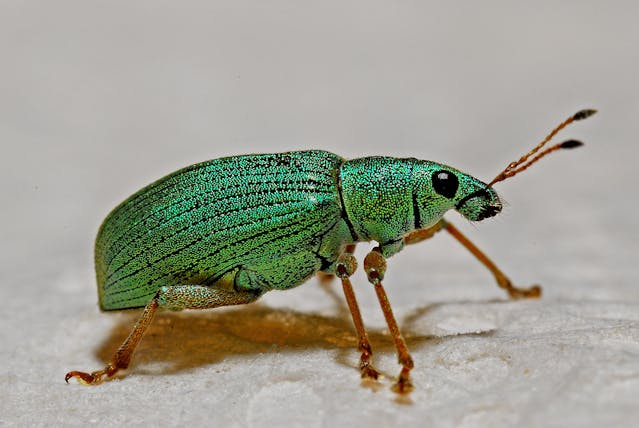
#> input picture insect.jpg, 639 x 428 px, found by its file name
$ python lineDetection.py
#> lines starting #> are read from the running program, lines starting #| are printed output that depends on the picture; after the words box and inside, x2 and y2 are one past the last pixel; in counts of white or black regions, pixels touching at a corner belong together
import cv2
import numpy as np
import matplotlib.pyplot as plt

img_path = r"C:\Users\Aliyan Sajid\Desktop\Codes\insect.jpg"
img = cv2.imread(img_path)
#> img is the input picture: shape (428, 639, 3); mean B, G, R 146.4, 159.3, 159.5

if img is not None:
    gray = cv2.cvtColor(img, cv2.COLOR_BGR2GRAY)
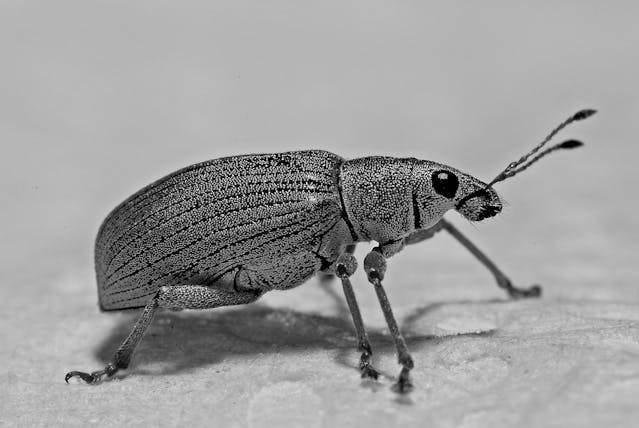
#> gray: shape (428, 639); min 0, max 249, mean 157.9
    edges = cv2.Canny(gray, 50, 150, apertureSize=3)
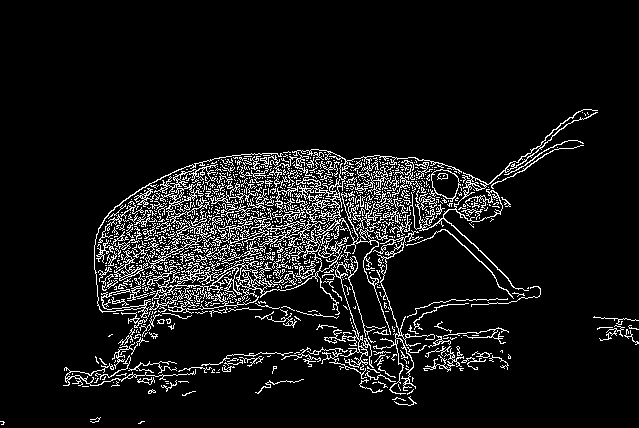
#> edges: shape (428, 639); 8.3% white in thin lines or dots, all inside (x1, y1, x2, y2) = (0, 109, 639, 425)
    lines = cv2.HoughLinesP(edges, rho=1, theta=np.pi/180, threshold=100, minLineLength=100, maxLineGap=10)
#> lines = 88 rows, first 6: [94, 263, 461, 171], [362, 241, 526, 168], [144, 301, 440, 194], [98, 230, 447, 174], [224, 302, 483, 181], [138, 323, 336, 238]

    if lines is not None:
        for line in lines:
            x1, y1, x2, y2 = line[0]
            cv2.line(img, (x1, y1), (x2, y2), (0, 0, 255), 2)
#> this loop made 88 passes
#> (x1, y1, x2, y2) on passes 1 to 12: (94, 263, 461, 171), (362, 241, 526, 168), (144, 301, 440, 194), (98, 230, 447, 174), (224, 302, 483, 181), (138, 323, 336, 238), (130, 292, 436, 193), (95, 273, 434, 188), (186, 318, 337, 248), (164, 279, 435, 191), (133, 313, 442, 195), (94, 266, 432, 182)
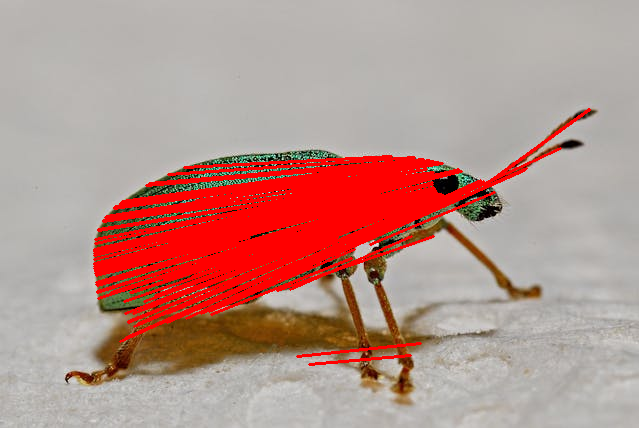
#> img: shape (428, 639, 3); 13.29% of pixels changed, all inside (x1, y1, x2, y2) = (93, 108, 591, 366)

    plt.figure(figsize=(14, 6))
    plt.subplot(1, 2, 1)
    plt.imshow(cv2.cvtColor(img, cv2.COLOR_BGR2RGB))
    plt.title('Original Image')
    plt.axis('off')
    plt.subplot(1, 2, 2)
    plt.imshow(edges, cmap='gray')
    plt.title('Edges (Canny)')
    plt.axis('off')
    plt.show()
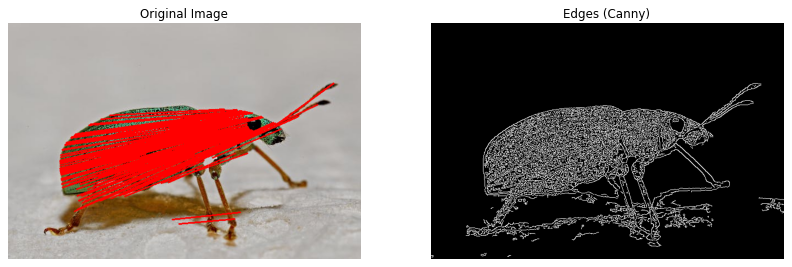
#> figure drawn by matplotlib, 2 panels
else:
    print("Failed to load the image from the provided path.")
